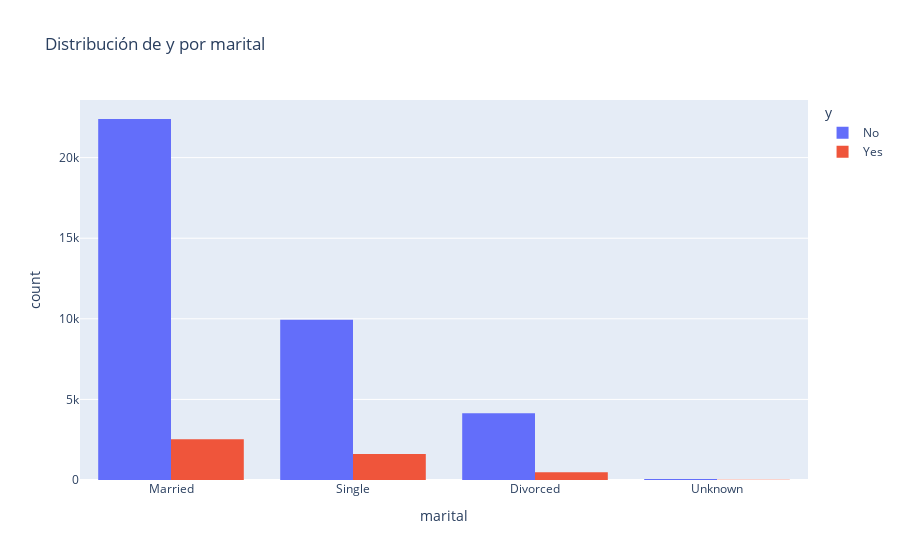

Notebook source saved alongside this figure:
### Code cell
EDA.grafica_categorica(df_clean, 'marital')

### Figure 1 — Plotly figure (JSON) as saved in the notebook; plotly's stock layout.template omitted (floating-point values rounded to 4 significant figures; data arrays with more than 128 entries replaced by an {"elided": "..."} marker saying what was removed)
{"data": [{"alignmentgroup": "True", "bingroup": "x", "hovertemplate": "y=No<br>marital=%{x}<br>count=%{y}<extra></extra>", "legendgroup": "No", "marker": {"color": "#636efa", "pattern": {"shape": ""}}, "name": "No", "offsetgroup": "No", "orientation": "v", "showlegend": true, "type": "histogram", "x": {"elided": "36548 str values"}, "xaxis": "x", "yaxis": "y"}, {"alignmentgroup": "True", "bingroup": "x", "hovertemplate": "y=Yes<br>marital=%{x}<br>count=%{y}<extra></extra>", "legendgroup": "Yes", "marker": {"color": "#EF553B", "pattern": {"shape": ""}}, "name": "Yes", "offsetgroup": "Yes", "orientation": "v", "showlegend": true, "type": "histogram", "x": {"elided": "4640 str values"}, "xaxis": "x", "yaxis": "y"}], "layout": {"barmode": "group", "legend": {"title": {"text": "y"}, "tracegroupgap": 0}, "title": {"text": "Distribución de y por marital"}, "xaxis": {"anchor": "y", "domain": [0, 1], "title": {"text": "marital"}}, "yaxis": {"anchor": "x", "domain": [0, 1], "title": {"text": "count"}}}}
